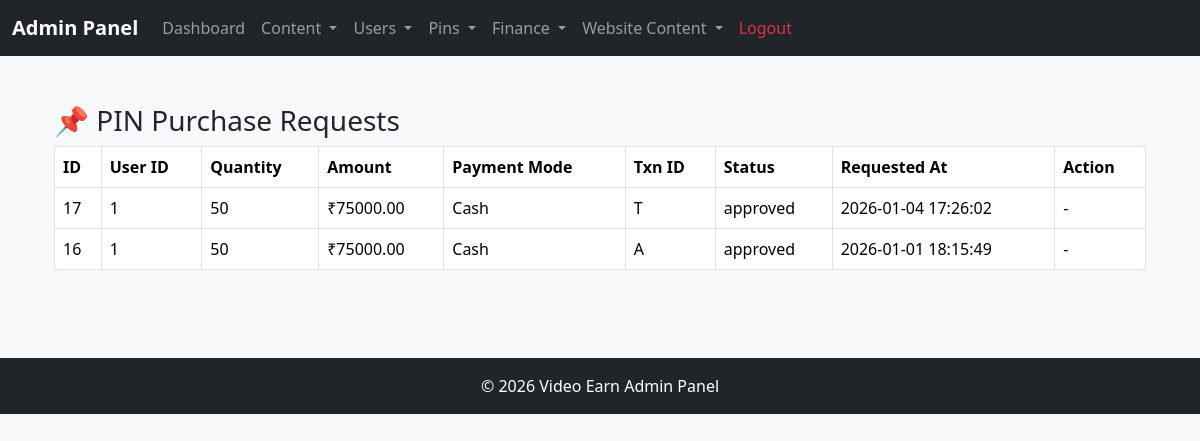
Screenshot of /admin/pin_requests.php (signed in) with the database file from the repository.
### tables this page shows
CREATE TABLE `voucher_purchase_requests` (
  `id` int(11) NOT NULL,
  `user_id` int(11) NOT NULL,
  `quantity` int(11) NOT NULL,
  `amount` decimal(10,2) NOT NULL,
  `payment_mode` varchar(50) DEFAULT NULL,
  `txn_id` varchar(100) DEFAULT NULL,
  `status` enum('pending','approved','rejected') DEFAULT 'pending',
  `requested_at` datetime DEFAULT current_timestamp(),
  `approved_at` datetime DEFAULT NULL,
  `approved_by` int(11) DEFAULT NULL
);

### admin/pin_requests.php (the view, shortened to what this page needs)
<?php
include 'includes/header.php';
?>
<div class="container mt-4">
    <h3>📌 PIN Purchase Requests</h3>
    <table class="table table-bordered">
        <tr>
            <th>ID</th>
            <th>User ID</th>
            <th>Quantity</th>
            <th>Amount</th>
            <th>Payment Mode</th>
            <th>Txn ID</th>
            <th>Status</th>
            <th>Requested At</th>
            <th>Action</th>
        </tr>
        <?php
        $listSql = "SELECT * FROM voucher_purchase_requests ORDER BY id DESC";
        $listRes = $conn->query($listSql);
        while ($row = $listRes->fetch_assoc()) {
            echo "<tr>
                <td>{$row['id']}</td>
                <td>{$row['user_id']}</td>
                <td>{$row['quantity']}</td>
                <td>₹{$row['amount']}</td>
                <td>{$row['payment_mode']}</td>
                <td>{$row['txn_id']}</td>
                <td>{$row['status']}</td>
                <td>{$row['requested_at']}</td>
                <td>";
                if ($row['status'] == 'pending') {
                    echo "<a href='pin_requests.php?action=approve&id={$row['id']}' class='btn btn-success btn-sm'>Approve</a>
                          <a href='pin_requests.php?action=reject&id={$row['id']}' class='btn btn-danger btn-sm'>Reject</a>";
                } else {
                    echo "-";
                }
            echo "</td>
            </tr>";
        }
        ?>
    </table>
</div>
<?php include 'includes/footer.php'; ?>

### assest/style.css (style rules this page uses)
body { background-color: #f8f9fa; }
h1, h2, h3 { font-family: 'Segoe UI', sans-serif; }

### rows the page displays
voucher_purchase_requests: id "17", user "1", quantity "50", amount "75000.00", payment_mode "Cash", txn "T", status "approved", requested_at "2026-01-04 17:26:02"
voucher_purchase_requests: id "16", user "1", quantity "50", amount "75000.00", payment_mode "Cash", txn "A", status "approved", requested_at "2026-01-01 18:15:49"
